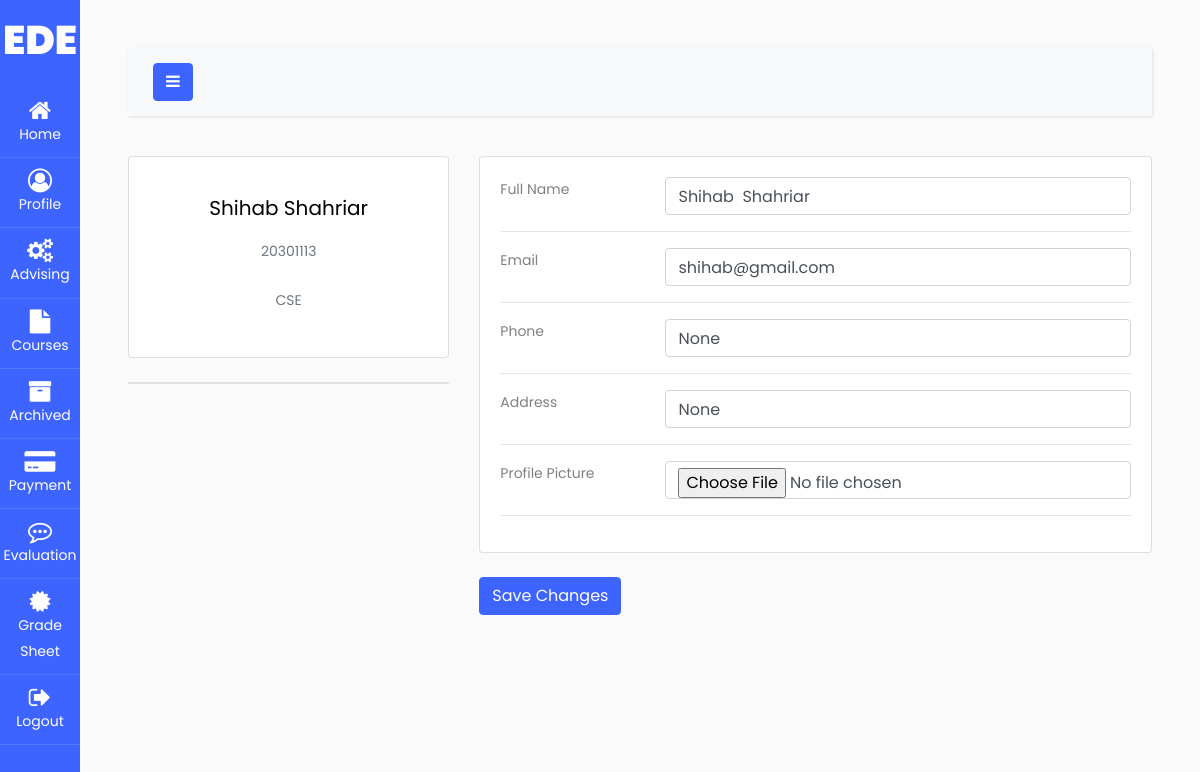
The page /student-profile/ (signed in) on the database as committed earlier.
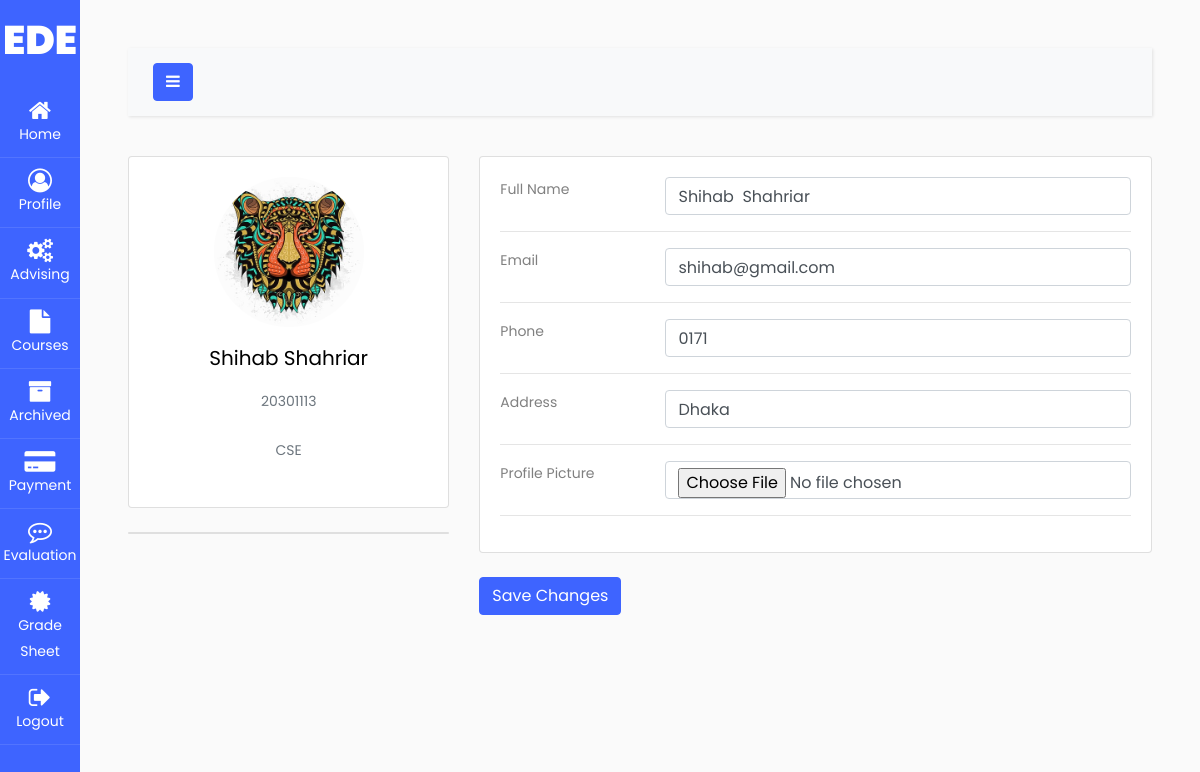
The same page on the database as committed later.
### users/models.py (models this page shows, shortened)
class STUDENT(models.Model):
    user = models.OneToOneField(User, on_delete=models.CASCADE)
    org = models.ForeignKey(ORG, on_delete=models.CASCADE)
    student_name = models.CharField(max_length=100, default='None')
    student_email = models.EmailField(max_length=100, default='None')
    student_phone = models.CharField(max_length=10, default='None')
    student_address = models.CharField(max_length=100, default='None')
    student_photo = models.ImageField(upload_to='student_photo/', blank=True)
    department = models.CharField(max_length=100, default='None')
    credit = models.IntegerField(default=0)
    session = models.CharField(max_length=100, default='None')
    joinin_date = models.DateField(default=datetime.date.today)

### students/views.py (the view, shortened to what this page needs)
# urls.py: path("student-profile/", views.studentProfile, name="student-profile"),
@login_required(login_url='login')
def studentProfile(request):
    student = STUDENT.objects.get(user=request.user)
    return render(request, "./student/profile.html", {"user": student})

### templates/student/profile.html (shortened to what this page needs)
{% extends "student/navbar.html" %}
{% block content %}
<div class="row">
    <div class="col-lg-4">
        <div class="card mb-4">
            <div class="card-body text-center">
                {% if user.student_photo %}
                <img src="{{user.student_photo.url}}" alt="avatar" class="rounded-circle img-fluid"
                    style="width: 150px;">
                {% endif %}
                <h5 class="my-3">{{user.student_name }}</h5>
                <p class="text-muted mb-4">{{user.user}}</p>
                <p class="text-muted mb-4">{{user.department}}</p>
            </div>
        </div>
        <div class="card mb-4 mb-lg-0">
        </div>
    </div>
    <div class="col-lg-8">
        <form method="post" enctype="multipart/form-data">
            <div class="card mb-4">
                <div class="card-body">
                    <div class="row">
                        <div class="col-sm-3">
                            <p class="mb-0">Full Name</p>
                        </div>
                        <div class="col-sm-9">
                            <input type="text" name="name" class="form-control" value="{{ user.student_name }}">
                        </div>
                    </div>
                    <hr>
                    <div class="row">
                        <div class="col-sm-3">
                            <p class="mb-0">Email</p>
                        </div>
                        <div class="col-sm-9">
                            <input type="text" name="email" class="form-control" value="{{ user.student_email }}">
                        </div>
                    </div>
                    <hr>
                    <div class="row">
                        <div class="col-sm-3">
                            <p class="mb-0">Phone</p>
                        </div>
                        <div class="col-sm-9">
                            <input type="text" name="phone" class="form-control" value="{{ user.student_phone }}">
                        </div>
                    </div>
                    <hr>
                    <div class="row">
                        <div class="col-sm-3">
                            <p class="mb-0">Address</p>
                        </div>
                        <div class="col-sm-9">
                            <input type="text" name="address" class="form-control" value="{{ user.student_address}}">
                        </div>
                    </div>
                    <hr>
                    <div class="row">
                        <div class="col-sm-3">
                            <p class="mb-0">Profile Picture</p>
                        </div>
                        <div class="col-sm-9">
                            <input type="file" name="profile_pic" class="form-control">
                        </div>
                    </div>
                    <hr>
                </div>
            </div>
            <input type="submit" class="btn btn-primary" value="Save Changes">
        </form>
    </div>
</div>
{% endblock %}

### templates/student/navbar.html (shortened to what this page needs)
{% extends 'extend_part/navbar.html'%}
{% load static %}
{% block navbar_element %}
<li class="active">
  <a href="/student-home"><span class="fa fa-home"></span>Home</a>
</li>
<li>
  <a href="/student-profile/"><span class="fa fa-user-circle-o"></span>Profile</a>
</li>
<li>
  <a href="/student-advising/"><span class="fa fa-cogs"></span>Advising</a>
</li>
<li>
  <a href="/student-courses/"><span class="fa fa-file"></span>Courses</a>
</li>
<li>
  <a href="/archived-courses/"><span class="fa fa-archive"></span>Archived</a>
</li>
<li>
  <a href="/student-payment/"><span class="fa fa-credit-card-alt"></span>Payment</a>
</li>
<li>
  <a href="/evaluation/"><span class="fa fa-commenting-o"></span>Evaluation</a>
</li>
<li>
  <a href="/grades/"><span class="fa fa-certificate"></span>Grade Sheet</a>
</li>
<li>
  <a href="{% url 'logout' %}"><span class="fa fa-sign-out"></span> Logout </a>
</li>
{% endblock navbar_element%}

### templates/extend_part/navbar.html (shortened to what this page needs)
{% load static %}
<!doctype html>
<html lang="en">
<head>
  <link rel="stylesheet" href="https://stackpath.bootstrapcdn.com/font-awesome/4.7.0/css/font-awesome.min.css">
  <link rel="stylesheet" href="{% static 'home/css/style.css' %}">
</head>
<body>
  <div class="wrapper d-flex align-items-stretch">
    <nav id="sidebar" class="active">
      <h1><a href="/home" class="logo">EDE</a></h1>
      <ul class="list-unstyled components mb-5">
        {% block navbar_element %}{% endblock navbar_element%}
      </ul>
    </nav>
    <div id="content" class="p-4 p-md-5">
      <nav class="navbar navbar-expand-lg navbar-light bg-light">
        <div class="container-fluid">
          <button type="button" id="sidebarCollapse" class="btn btn-primary">
            <i class="fa fa-bars"></i>
          </button>
        </div>
      </nav>
      {% block content %}
      {% endblock content %}
    </div>
  </div>
</body>
</html>

Rows that differ between the two databases and show on the page:
changed STUDENT "Shihab Shahriar": student_photo: picture added; phone "None" → "0171"; address "None" → "Dhaka"
